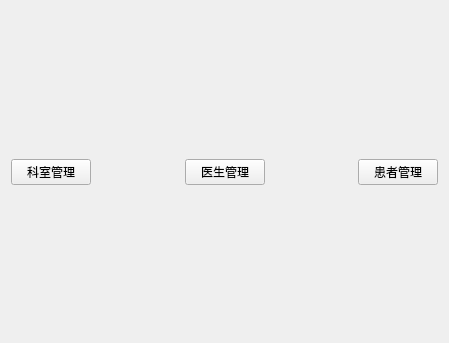
<?xml version="1.0" encoding="UTF-8"?>
<ui version="4.0">
 <class>WelcomeView</class>
 <widget class="QWidget" name="WelcomeView">
  <property name="geometry">
   <rect>
    <x>0</x>
    <y>0</y>
    <width>449</width>
    <height>343</height>
   </rect>
  </property>
  <property name="windowTitle">
   <string>欢迎</string>
  </property>
  <layout class="QVBoxLayout" name="verticalLayout">
   <item>
    <spacer name="verticalSpacer">
     <property name="orientation">
      <enum>Qt::Orientation::Vertical</enum>
     </property>
     <property name="sizeHint" stdset="0">
      <size>
       <width>20</width>
       <height>136</height>
      </size>
     </property>
    </spacer>
   </item>
   <item>
    <layout class="QHBoxLayout" name="horizontalLayout">
     <item>
      <widget class="QPushButton" name="btDepartment">
       <property name="text">
        <string>科室管理</string>
       </property>
      </widget>
     </item>
     <item>
      <spacer name="horizontalSpacer">
       <property name="orientation">
        <enum>Qt::Orientation::Horizontal</enum>
       </property>
       <property name="sizeHint" stdset="0">
        <size>
         <width>40</width>
         <height>20</height>
        </size>
       </property>
      </spacer>
     </item>
     <item>
      <widget class="QPushButton" name="btDoctor">
       <property name="text">
        <string>医生管理</string>
       </property>
      </widget>
     </item>
     <item>
      <spacer name="horizontalSpacer_2">
       <property name="orientation">
        <enum>Qt::Orientation::Horizontal</enum>
       </property>
       <property name="sizeHint" stdset="0">
        <size>
         <width>40</width>
         <height>20</height>
        </size>
       </property>
      </spacer>
     </item>
     <item>
      <widget class="QPushButton" name="btPatient">
       <property name="text">
        <string>患者管理</string>
       </property>
      </widget>
     </item>
    </layout>
   </item>
   <item>
    <spacer name="verticalSpacer_2">
     <property name="orientation">
      <enum>Qt::Orientation::Vertical</enum>
     </property>
     <property name="sizeHint" stdset="0">
      <size>
       <width>20</width>
       <height>135</height>
      </size>
     </property>
    </spacer>
   </item>
  </layout>
 </widget>
 <resources/>
 <connections/>
</ui>
